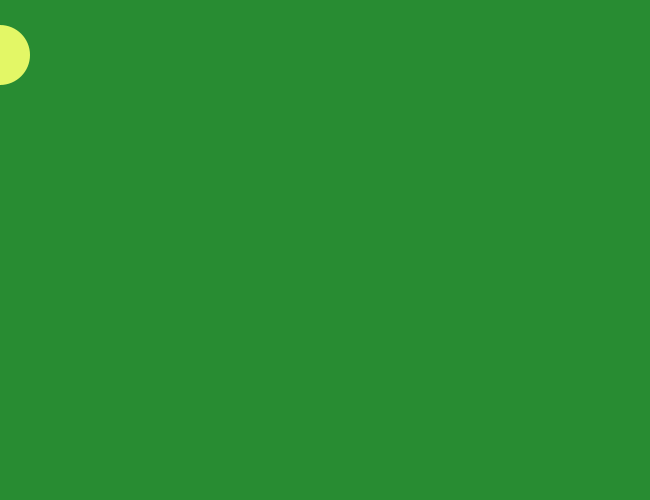
Frame 1 (no input)
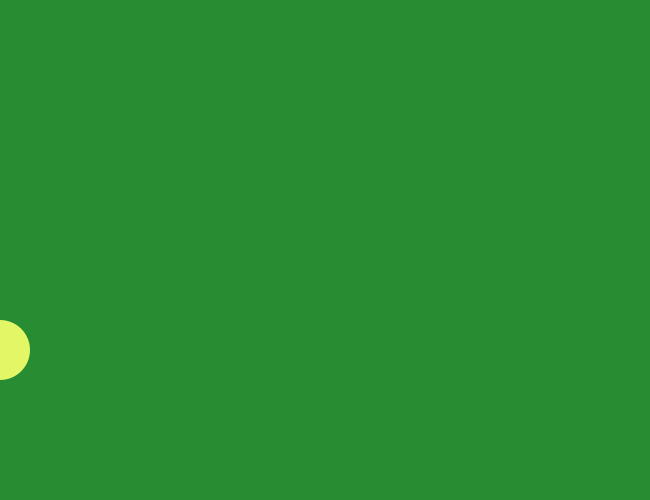
Frame 60 (the mouse pressed at the canvas centre just before this capture)
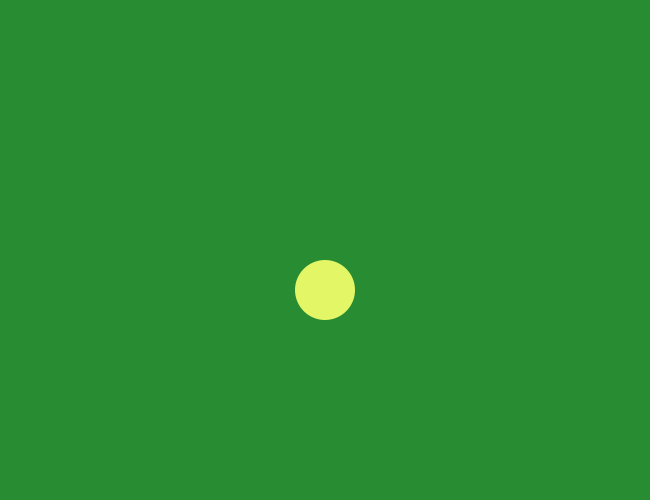
Frame 120 (the mouse held since frame 60 and released just before this capture)

The Processing sketch that drew these frames (run headless with seeded random() and noise(); from frame 60 on, the mouse is pressed at the canvas centre):

// Processing sketch: processing_86880
// ── processing_86880.pde

int posX = 50;
int posY = 50;
int dirX = 0;
int R = 40;
int G = 140;
int B = 50;
int ellipseSize = 60;

void setup() {
  size(650, 500);
  background (R, G, B);

}

void draw() {
  background (R, G, B);
  fill (227, 247, 102);
  noStroke();
  animator();
  
  println (mouseX + " " + mouseY);
  ellipse (mouseX, posY, ellipseSize, ellipseSize);

}


void animator(){
  if(posY >= height-ellipseSize/2){ 
  dirX = 1;
  }
  if (posY <= ellipseSize/2) {
  dirX = 0;
  }
  if (dirX == 1) {
  posY = posY - 5;
  }
  else {
    posY = posY + 5;
  }
}
